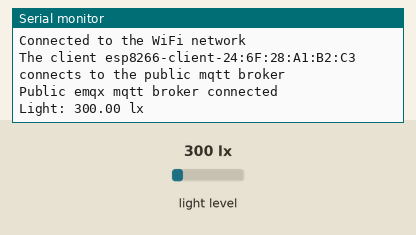
Simulated run of this sketch. Board: ESP8266 (NodeMCU). Shown: the last lines printed to the serial monitor. The test bench sets the inputs (shaded band); at power-on: light level 300 lx. WiFi joins after 1.5 s; servers stay silent unless stated; no MQTT or app messages arrive unless stated.

Above: at 2.8 s.
2.9 s: light level set to 40 lx
At 4.2 s:
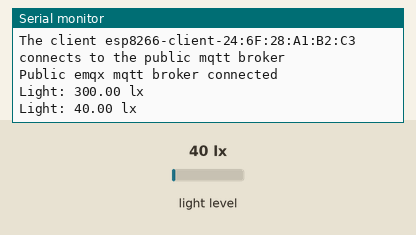
5.6 s: light level set to 500 lx
At 7.0 s:
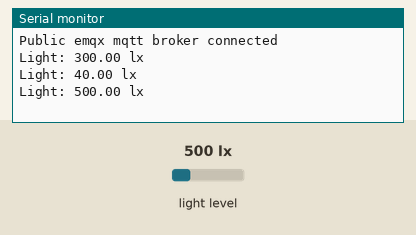
Timing chart, 0 to 8.6 s (numbered marks = the images above; inputs shaded):
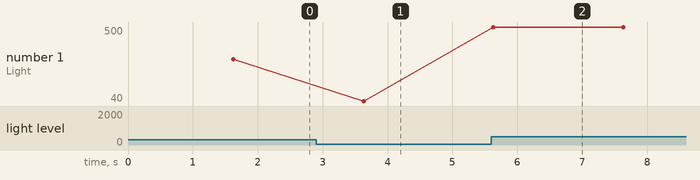

Measured:
- after the input at 2.9 s, the serial monitor: prints a new line after 0.73 s (image 1)
- after the input at 5.6 s, the serial monitor: prints a new line at once (image 2)
- plotted number 1: 300 → 40 after the input at 2.9 s, 40 → 500 after the input at 5.6 s

The sketch:

HelloMQTT.ino
```cpp
#include <ESP8266WiFi.h>
#include <Wire.h>
#include <BH1750.h>
#include <PubSubClient.h>
#include <sstream>
#include <cstring>

BH1750 lightMeter;

// WiFi
const char *ssid = "Sát Thủ Đa Tình"; // Enter your WiFi name
const char *password = "19962000";  // Enter WiFi password

// MQTT Broker
const char *mqtt_broker = "broker.emqx.io";
const char *topic = "esp8266/nhom_12_led_control";
const char *mqtt_username = "emqx";
const char *mqtt_password = "public";
const int mqtt_port = 1883;

WiFiClient espClient;
PubSubClient client(espClient);
unsigned long lastMsg = 0;
int value = 0;
#define MSG_BUFFER_SIZE (500)
char msg[MSG_BUFFER_SIZE];

void setup() {
  Serial.begin(9600);
  Wire.begin(D2, D1);
  lightMeter.begin();
  Serial.println(F("BH1750 Test begin"));
  WiFi.begin(ssid, password);
  while (WiFi.status() != WL_CONNECTED) {
      delay(500);
      Serial.println("Connecting to WiFi..");
  }
  Serial.println("Connected to the WiFi network");
  //connecting to a mqtt broker
  client.setServer(mqtt_broker, mqtt_port);
  client.setCallback(callback);
  while (!client.connected()) {
      String client_id = "esp8266-client-";
      client_id += String(WiFi.macAddress());
      Serial.printf("The client %s connects to the public mqtt broker\n", client_id.c_str());
      if (client.connect(client_id.c_str(), mqtt_username, mqtt_password)) {
          Serial.println("Public emqx mqtt broker connected");
      } else {
          Serial.print("failed with state ");
          Serial.print(client.state());
          delay(2000);
      }
  }
  // publish and subscribe
//  client.subscribe(topic);
//  client.publish(topic, "hello emqx");
}

void callback(char *topic, byte *payload, unsigned int length) {
  Serial.print("Message arrived in topic: ");
  Serial.println(topic);
  Serial.print("Message:");
  for (int i = 0; i < length; i++) {
      Serial.print((char) payload[i]);
  }
  Serial.print(" = ");
  if (payload[0] == '0') {
    digitalWrite(D1, LOW);
    Serial.println("Turn off");
  }
  else if (payload[0] == '1') {
    digitalWrite(D1, HIGH);
    Serial.println("Turn on");
  }
  else if (payload[0] == '2') {
    Serial.println("Do nothing");
  }
  Serial.println();
  Serial.println("-----------------------");
}

void loop() {
  float lux = lightMeter.readLightLevel();
  Serial.print("Light: ");
  Serial.print(lux);
  Serial.println(" lx");
  std::ostringstream ss;
  ss << lux;
  std::string s(ss.str());
  const char * c = s.c_str();
  client.publish(topic, c);
  delay(2000);
//  client.loop();
//  unsigned long now = millis();
//  if (now - lastMsg > 2000) {
//    lastMsg = now;
//    ++value;
//    snprintf (msg, MSG_BUFFER_SIZE, "hello world #%ld", value);
//    Serial.print("Publish message: ");
//    Serial.println(msg);
//    client.publish(topic, msg);
//  }
}
```
